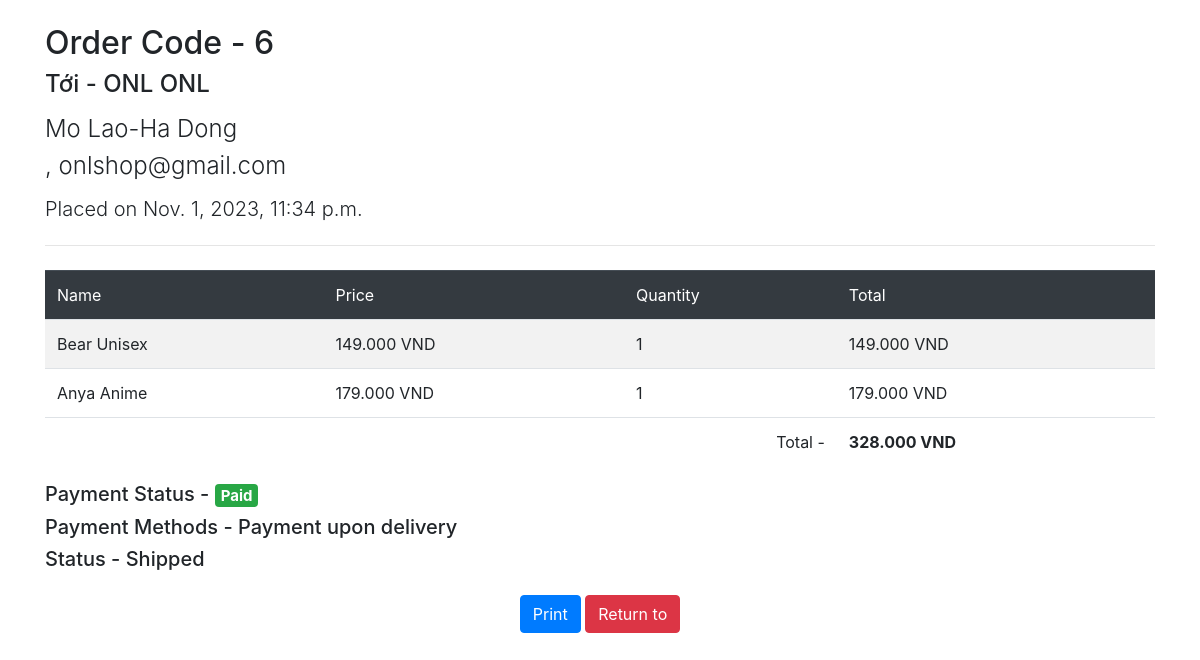
The app's page /orders/invoice/6/ (signed in) with its own data.
### orders/models.py (models this page shows, shortened)
class Order(models.Model):
    user = models.ForeignKey(settings.AUTH_USER_MODEL,
                             related_name='orders', on_delete=models.CASCADE)
    name=models.CharField(max_length=50,blank=False,null=True)
    address = models.CharField(max_length=150, blank=False, null=False)
    numberphone = models.CharField(max_length=50,null=False,blank=False)#blank=False: nghia la truong nay bat buoc
    email = models.CharField(max_length=50,null=True,blank=True)#co the trong
    paid = models.BooleanField(default=False)
    created = models.DateTimeField(auto_now_add=True)
    updated = models.DateTimeField(auto_now=True)
    status = models.CharField(
        choices=choices, max_length=10, default='Pending')
    total_price = models.FloatField(null=False, blank=False)
    class Meta:
        ordering = ('-created',)

class OrderItem(models.Model):
    order = models.ForeignKey(
        Order, related_name='items', on_delete=models.CASCADE)
    product = models.ForeignKey(
        Product, related_name='ordered', on_delete=models.CASCADE)
    quantity = models.PositiveIntegerField(default=1)
    total = models.FloatField(null=False, blank=False)

### store/models.py (models this page shows, shortened)
class Product(models.Model):
    category = models.ForeignKey(
        Category, on_delete=models.CASCADE, related_name='products')
    name = models.CharField(max_length=100, null=False, blank=False)
    slug = models.SlugField(unique_for_date='created')
    price = models.IntegerField(null=False)
    created = models.DateTimeField(auto_now_add=True)
    updated = models.DateTimeField(auto_now=True)
    image = models.ImageField(null=True,blank=True)
    availibility = models.BooleanField(null=False, default=True) #xem san pham còn hàng hay đã hết hàng
    description = models.TextField(null=True,blank=True)
    characteristic1 = models.TextField(null=False,blank=True)
    characteristic2 = models.TextField(null=False,blank=True)
    characteristic3 = models.TextField(null=False,blank=True)
    material =  models.TextField(null=False,blank=True)
    branch= models.TextField(null=False,blank=True)
    detail=models.TextField(null=False,blank=True)
    class Meta:
        index_together = ('id', 'slug')
        ordering = ('-created',)

### orders/views.py (the view)
# urls.py: path('invoice/<int:pk>/', views.OrderInvoice.as_view(), name='invoice')
class OrderInvoice(LoginRequiredMixin, generic.DetailView):
    model = Order
    context_object_name = 'order'
    template_name = 'orders/order_invoice.html'
    def get_queryset(self):
        qs = super().get_queryset()
        return qs.prefetch_related('items', 'items__product')
    def get_object(self, **kwargs):
        obj = super().get_object(**kwargs)
        if obj.user_id == self.request.user.id or self.request.user.is_superuser:
            return obj
        raise Http404

### cart/cart.py (called while the page is built)
def cart_preprocessor(request):
    return {'cart': Cart(request)}

### orders/templates/orders/order_invoice.html (shortened to what this page needs)
<!DOCTYPE html>
<html lang="en">
  <head>
    <link
      rel="stylesheet"
      href="https://stackpath.bootstrapcdn.com/bootstrap/4.4.1/css/bootstrap.min.css"
    />
  </head>
  <body>
    <div class="container my-4">
      <h2>Order Code - {{order.id}}</h2>
      <h4 class="mb-3">
        Tới - {{order.user.first_name|default:order.user.username}}
        {{order.user.last_name}}
      </h4>
      <h4 class="font-weight-light">{{order.address}}</h4>
      <h4 class="font-weight-light mb-3">{{order.phone}}, {{order.email}}</h4>
      <h5 class="font-weight-light mb-4">Placed on {{order.created}}</h5>
      <hr />
      <table class="table table-striped mt-4">
        <thead class="table-dark">
          <tr>
            <td>Name </td>
            <td>Price </td>
            <td>Quantity</td>
            <td>Total </td>
          </tr>
        </thead>
        <tbody>
          {% for o in order.items.all %}
          <tr>
            <td>{{o.product.name}}</td>
            <td>{{o.product.price | floatformat:3}} VND </td>
            <td>{{o.quantity}}</td>
            <td>{{o.total | floatformat:3}} VND </td>
          </tr>
          {% endfor %}
        </tbody>
        <tfoot>
          <tr>
            <td colspan="2"></td>
            <td class="text-right">Total -</td>
            <td>
              <b>{{order.total_price| floatformat:3}} VND </b>
            </td>
          </tr>
        </tfoot>
      </table>
      <h5>
        Payment Status - {% if order.paid %}
        <span class="badge badge-success">Paid</span>
        {% else %}
        <span class="badge badge-danger">Awaiting Payment</span>
        {% endif %}
      </h5>
      <h5>Payment Methods - Payment upon delivery</h5>
      <h5>Status - {{order.status}}</h5>
    </div>
    <footer class="text-center d-print-none">
      <button class="btn btn-primary" onclick="window.print()">Print </button>
      <button class="btn btn-danger" onclick="history.back()">Return to </button>
    </footer>
  </body>
</html>

### records on screen
Order: id "6", user.first_name "ONL", user.last_name "ONL", address "Mo Lao-Ha Dong", email "onlshop@gmail.com", created "Nov. 1, 2023, 11:34 p.m.", total_price "328.000", status "Shipped"
OrderItem: product.name "Bear Unisex", product.price "149.000", quantity "1", total "149.000"
OrderItem: product.name "Anya Anime", product.price "179.000", quantity "1", total "179.000"
